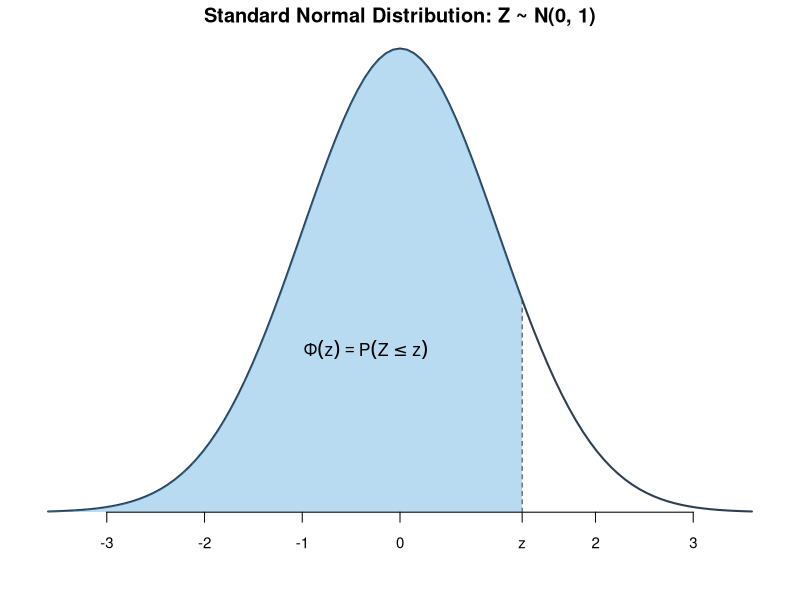

The R script that drew this image:
## ---- chunk 1
par(mar = c(3.5, 1, 1.5, 1))

# Plot the standard normal curve
curve(dnorm(x), from = -3.6, to = 3.6, 
      axes = FALSE, xlab = "", ylab = "", 
      lwd = 2, col = "#2C3E50",
      main = "Standard Normal Distribution: Z ~ N(0, 1)")

# Shade the left tail P(Z <= z)
z_val <- 1.25
x_shade <- seq(-3.6, z_val, length.out = 200)
polygon(c(-3.6, x_shade, z_val), c(0, dnorm(x_shade), 0), 
        col = adjustcolor("#3498DB", alpha.f = 0.35), border = NA)

# Add horizontal axis and labels
axis(1, at = c(-3, -2, -1, 0, z_val, 2, 3), 
     labels = c("-3", "-2", "-1", "0", "z", "2", "3"),
     pos = 0, cex.axis = 0.9)

# Add dashed reference line and annotation
segments(x0 = z_val, y0 = 0, x1 = z_val, y1 = dnorm(z_val), lty = 2, col = "#2C3E50")
text(x = -0.35, y = 0.14, labels = expression(Phi(z) == P(Z <= z)), cex = 1.05)
